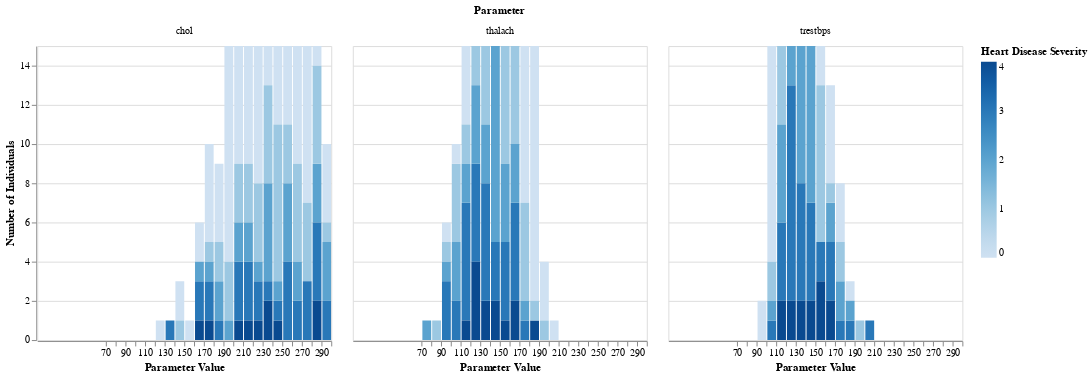

Notebook cell for this chart:
### Markdown cell above
**Visualizing Data**

### Code cell
#filter out categorical data and 
compressed_data_set_summary = df.drop(columns = ["sex", "cp", "fbs", "restecg", "exang", "slope", "ca", "thal", "oldpeak"]).melt(
    id_vars=["age","num"],
    var_name="Parameter",
    value_name="Value",
)

data_summary_chart = alt.Chart(compressed_data_set_summary).mark_bar(clip=True).encode(
    x=alt.X("Value").title("Parameter Value").scale(domain=(0,300)).bin(maxbins=85),
    y=alt.Y("count()").title("Number of Individuals").scale(domain=(0, 15)),
    color= alt.Color("num").title("Heart Disease Severity")
).facet("Parameter", columns = 4)
data_summary_chart

### Figure 1 — Vega-Lite specification as saved in the notebook (floating-point values rounded to 4 significant figures; data arrays with more than 128 entries replaced by an {"elided": "..."} marker saying what was removed)
{"config": {"view": {"continuousWidth": 300, "continuousHeight": 300}}, "data": {"name": "data-f5aa6fcdf4ad31aab355926d02743411"}, "facet": {"field": "Parameter", "type": "nominal"}, "spec": {"mark": {"type": "bar", "clip": true}, "encoding": {"color": {"field": "num", "title": "Heart Disease Severity", "type": "quantitative"}, "x": {"bin": {"maxbins": 85}, "field": "Value", "scale": {"domain": [0, 300]}, "title": "Parameter Value", "type": "quantitative"}, "y": {"aggregate": "count", "scale": {"domain": [0, 15]}, "title": "Number of Individuals", "type": "quantitative"}}}, "columns": 4, "$schema": "https://vega.github.io/schema/vega-lite/v5.8.0.json", "datasets": {"data-f5aa6fcdf4ad31aab355926d02743411": {"elided": "909 records"}}}
